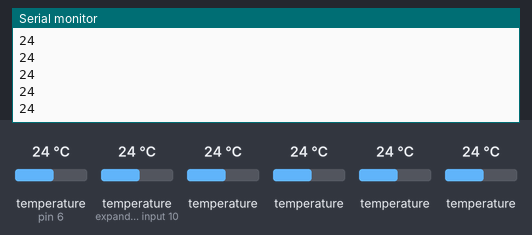
Simulated run of this sketch. Board: Arduino Uno, built with avr-gcc and run on an emulated ATmega328P. On the bench: the last lines printed to the serial monitor. The test bench sets the inputs (shaded band); at power-on: temperature (sensors on pin 6, expander input 10) 24 °C, temperature 24 °C. No radio packets arrive unless stated.

Above: at 1.2 s.
1.3 s: temperature (sensor on pin 6) set to 12 °C
2.8 s: temperature (sensor on expander input 10) set to 19 °C
4.3 s: temperature (sensor 206) set to 28 °C
5.8 s: temperature (sensor 306) set to 33 °C
At 7.1 s:
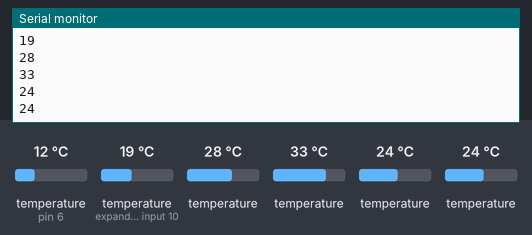
7.3 s: temperature (sensor 406) set to 41 °C
At 8.6 s:
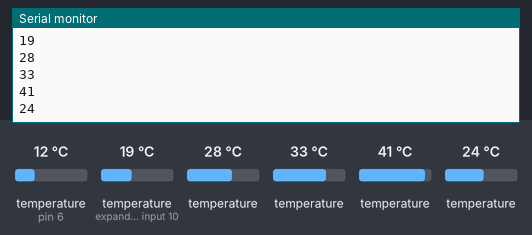
Timing chart, 0 to 9.8 s (numbered marks = the images above; inputs shaded):
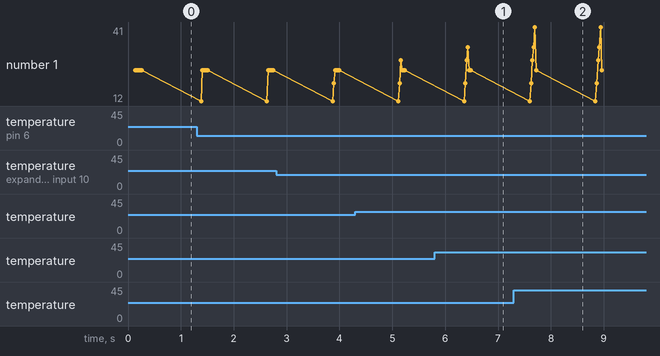

Measured:
- after the input at 5.8 s, the serial monitor: prints a new line after 0.63 s (image 1)
- after the input at 7.3 s, the serial monitor: prints a new line after 0.40 s (image 2)

The sketch:

NRF24_sender_temperature.ino
```cpp
#define DEBUG

#ifdef DEBUG
  #define debug(x)     Serial.print(x)
  #define debugln(x)   Serial.println(x)
#else
  #define debug(x)     // define empty, so macro does nothing
  #define debugln(x)
#endif

#include <SPI.h>
#include "nRF24L01.h"
#include "RF24.h"
#include "printf.h"
#include <Wire.h>

//DS18B20
#include <OneWire.h>
#include <DallasTemperature.h>
#define ONE_WIRE_BUS 6
OneWire oneWire(ONE_WIRE_BUS);
DallasTemperature sensors(&oneWire);
#define NUM_SENSORS 6
#define TEMPERATURE_PRECISION 9
int temperature[NUM_SENSORS];
DeviceAddress sensor_address[NUM_SENSORS] =
{
    { 0x28, 0x95, 0xF3, 0x44, 0x06, 0x00, 0x00, 0x93 },       // Lauko
    { 0x28, 0xFF, 0x32, 0x34, 0x63, 0x16, 0x04, 0x6F },       // svetine
    { 0x28, 0xFF, 0xFD, 0x73, 0x63, 0x16, 0x03, 0xC7 },       // zidinys
    { 0x28, 0xFF, 0xB5, 0x36, 0x63, 0x16, 0x04, 0xF2 },       // garazas
    { 0x28, 0xFF, 0x65, 0x0F, 0x62, 0x16, 0x04, 0xDC },       // hidroforas
    {0x28, 0xEB, 0x92, 0x44, 0x06, 0x00, 0x00, 0xC4}  //palepe
};

//nRF24L01
RF24 radio(7,8);
const uint64_t pipes = 0xB3B4B5B6F1LL; // Needs to be the same for communicating between 2 NRF24L01
const long RFUpdatePeriod =  60000L;  //60000=1min
long RFLastUpdate = 0;

typedef struct {
  int lauko;
  int svetai;
  int zidinys;
  int garazas;
  int hidroforas;
  int palepe;
} dataPacket;

dataPacket packet;

void setup() {
  Serial.begin(115200);
  printf_begin();
  // Setup and configure rf radio
  radio.begin();
  radio.setAutoAck(1);                    // Ensure autoACK is enabled
  radio.enableAckPayload();               // Allow optional ack payloads
  radio.setRetries(0,15);                 // Smallest time between retries, max no. of retries
  //radio.setPayloadSize(2); // setting the payload size to the needed value
  radio.setPayloadSize(sizeof(dataPacket));
  radio.setDataRate(RF24_250KBPS); // reducing bandwidth
  radio.openWritingPipe(pipes);
  radio.printDetails();
  //DS18B20 INIT
  Wire.begin();
  sensors.begin();
  for( int i=0; i<NUM_SENSORS; i++){
    sensors.setResolution( sensor_address[i], TEMPERATURE_PRECISION);
  }
  debugln("Setup done!!!");
}


void loop() {
  unsigned long currentMillis = millis();
  readTemp();
  if(currentMillis - RFLastUpdate > RFUpdatePeriod) {
    RFLastUpdate = currentMillis;
    packet.lauko = temperature[0];
    packet.svetai = temperature[1];
    packet.zidinys = temperature[2];
    packet.garazas = temperature[3];
    packet.hidroforas = temperature[4];
    packet.palepe = temperature[5];

    radio.stopListening();                                  // First, stop listening so we can talk.
    if (radio.write(&packet, sizeof(dataPacket) )){
      debugln(F("failed."));
    }else{
      debugln(F("Packed send!!."));
    }
  }
  delay(1000);
}

void readTemp(){
  sensors.requestTemperatures();
  for(int i=0; i<NUM_SENSORS; i++){
    if((int) sensors.getTempC(sensor_address[i]) == -127){
      temperature[i] = 0;
    }else{
      temperature[i] = (int) sensors.getTempC(sensor_address[i]);
      debugln(temperature[i]);
    }
    char TempBuffer[5];
    //sprintf(TempBuffer,"Temp_%d:%02d", i, temperature[i]);
    //debugln(TempBuffer);
  }
}
```
